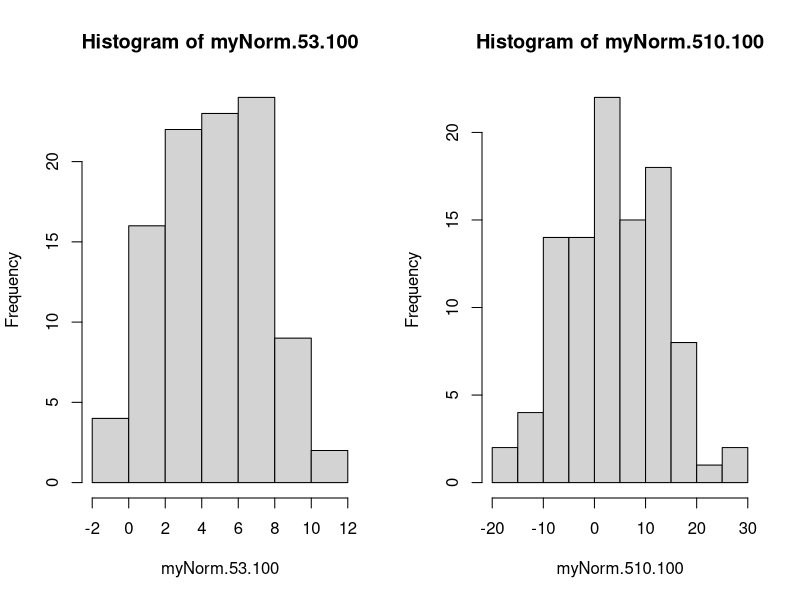
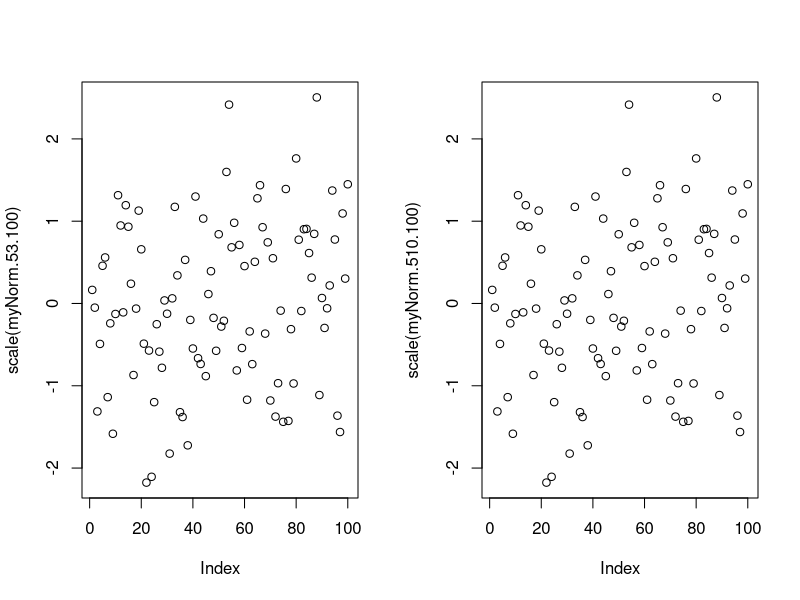
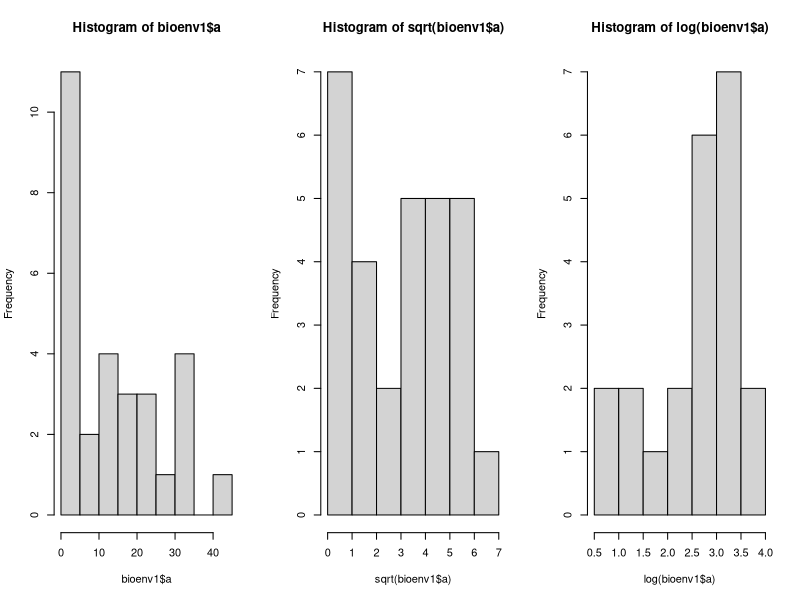
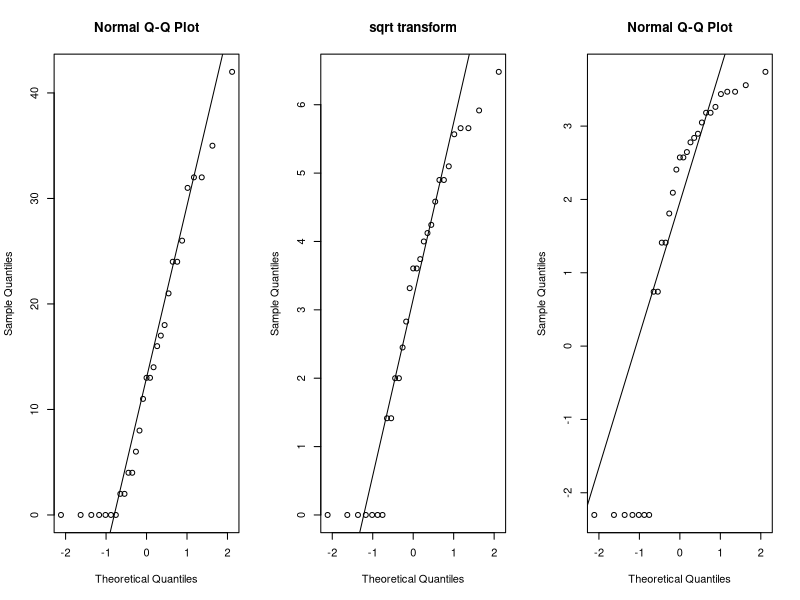
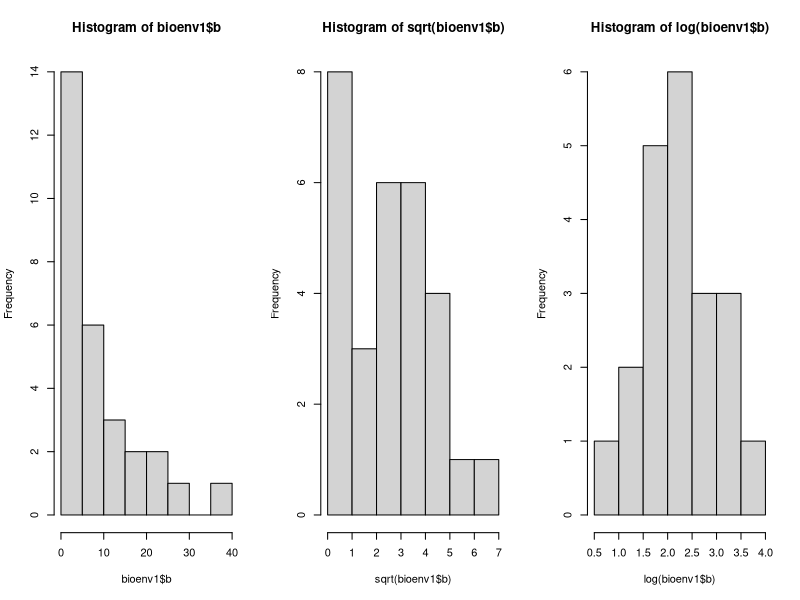
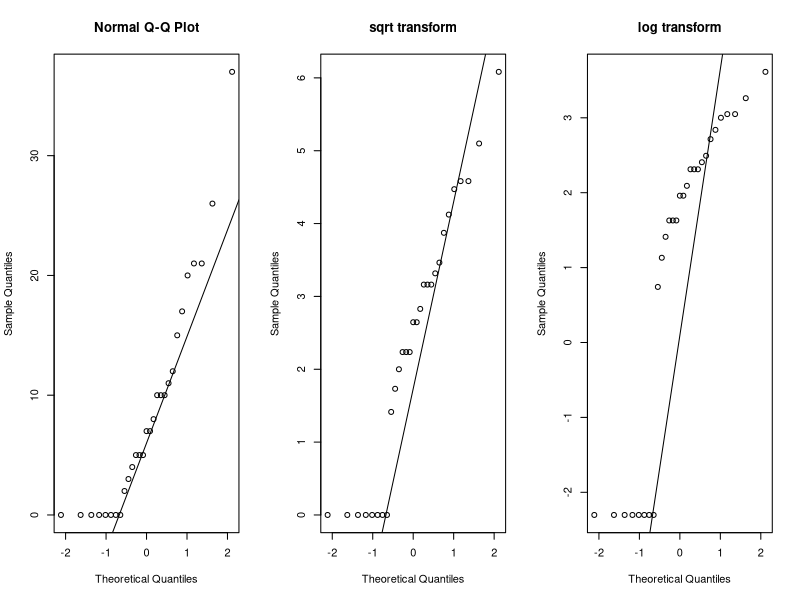
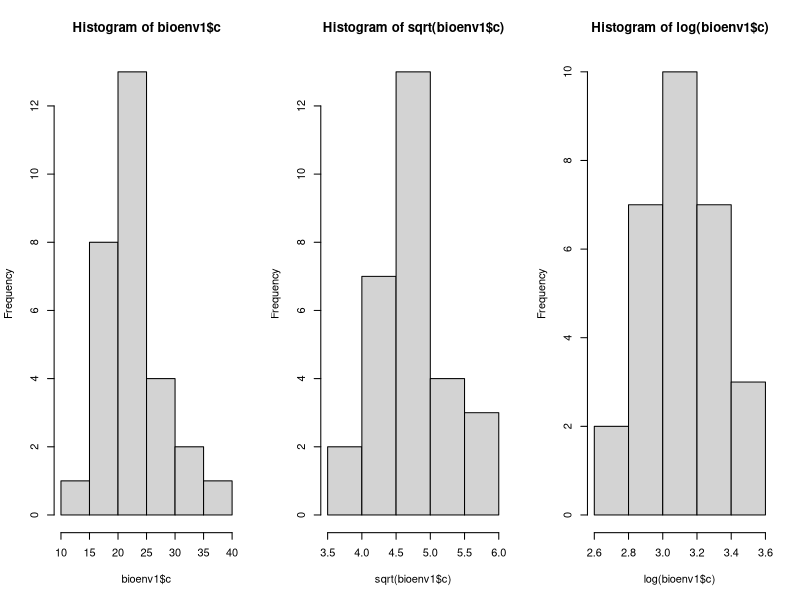
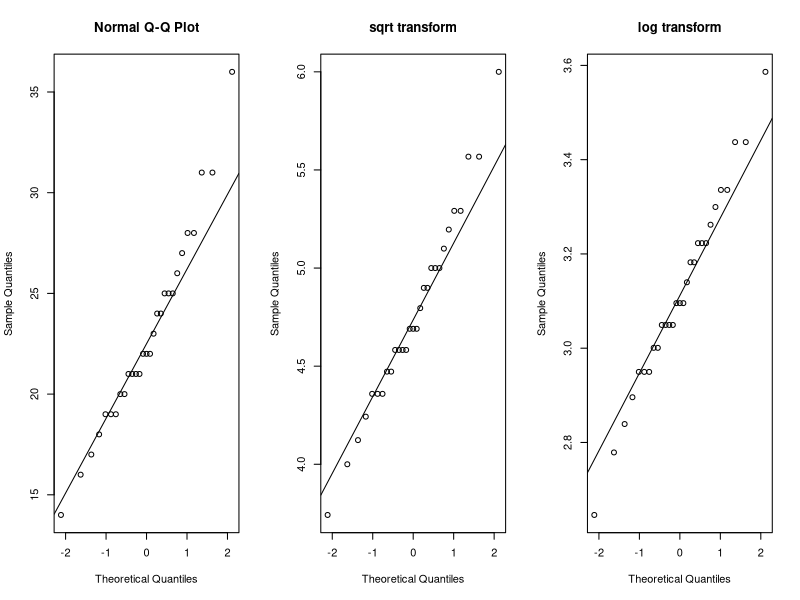

Write the R code that produced these figures, in order.
## ---- chunk 1
set.seed(10)

myNorm.01.100 <- rnorm(
  n = 100,  
  mean = 0, 
  sd = 1     
)
## ---- chunk 2
# calculate mean
myMean <- mean(myNorm.01.100)
# calculate median
myMedian <- median(myNorm.01.100)
# create mode function
MyMode <- function (x) {  
  x.round <- round(x,1)  
  x.table <- table(x.round) 
  mode <- x.table[x.table == max(x.table)] 
  return(mode)
} 
# calculate mode
myMode <- MyMode(myNorm.01.100)
# calculate variance
myVar <- var(myNorm.01.100)
# calculate standard deviation
mySD <- sd(myNorm.01.100)
# calculate range
myRange <- range(myNorm.01.100)
## ---- chunk 3
set.seed(10)
myNorm.53.100 <- rnorm(100, 5, 3)

set.seed(10)
myNorm.510.100 <- rnorm(100, 5, 10)

par(mfrow = c(1,2)) 
hist(myNorm.53.100)
hist(myNorm.510.100)
## ---- chunk 4
# calculate z-score for myNorm.53.100
myNorm.53.100.zscore <- (myNorm.53.100 - mean(myNorm.53.100)) / sd(myNorm.53.100)
scale(myNorm.53.100)
# calculate z-score for myNorm.510.100
myNorm.510.100.zscore <- (myNorm.510.100 - mean(myNorm.510.100)) / sd(myNorm.510.100)
scale(myNorm.510.100)

par(mfrow = c(1,2)) 
plot(scale(myNorm.53.100))
plot(scale(myNorm.510.100))
## ---- chunk 5
# 1.
bioenv1 <- read.csv(
  "statsI/bioenv-1.csv",
  header = T,
  sep = "\t", 
  row.names = 1)
bioenv1 <- bioenv1[bioenv1$a != "no data", ] # subsets dataframe by deleting lines with missing data
bioenv1$a <- as.integer(bioenv1$a)
## ---- chunk 6
# 2.
bioenv1.analysis <- data.frame()
for (i in 1:ncol(bioenv1)) {
  bioenv1.analysis[1,i] <- mean(bioenv1[,i])
  bioenv1.analysis[2,i] <- median(bioenv1[,i])
  bioenv1.analysis[3,i] <- MyMode(bioenv1[,i])
  bioenv1.analysis[4,i] <- var(bioenv1[,i])
  bioenv1.analysis[5,i] <- sd(bioenv1[,i])
}
rownames(bioenv1.analysis) <- (c("mean", "median", "mode", "var", "SD"))
colnames(bioenv1.analysis) <- colnames(bioenv1)

bioenv1.range <- list()
for (i in 1:ncol(bioenv1)) {
  bioenv1.range[[i]] <- range(bioenv1[,i])
}
## ---- chunk 7
# 3.

par(mfrow = c(1,3))
hist(bioenv1$a)
hist(sqrt(bioenv1$a))
hist(log(bioenv1$a)) # brings it closer to normal distribution

par(mfrow = c(1,3))
qqnorm(bioenv1$a)
qqline(bioenv1$a)
qqnorm(sqrt(bioenv1$a), main = "sqrt transform")
qqline(sqrt(bioenv1$a), main = "log transform")
qqnorm(log(bioenv1$a + 0.1))
qqline(log(bioenv1$a + 0.1))

# species "b"
par(mfrow = c(1,3))
hist(bioenv1$b)
hist(sqrt(bioenv1$b))
hist(log(bioenv1$b)) # brings it closer to normal distribution

par(mfrow = c(1,3))
qqnorm(bioenv1$b)
qqline(bioenv1$b)
qqnorm(sqrt(bioenv1$b), main = "sqrt transform")
qqline(sqrt(bioenv1$b))
qqnorm(log(bioenv1$b + 0.1), main = "log transform")
qqline(log(bioenv1$b + 0.1))

# species "c"
par(mfrow = c(1,3))
hist(bioenv1$c)
hist(sqrt(bioenv1$c))
hist(log(bioenv1$c)) # brings it closer to normal distribution

par(mfrow = c(1,3))
qqnorm(bioenv1$c)
qqline(bioenv1$c)
qqnorm(sqrt(bioenv1$c), main = "sqrt transform")
qqline(sqrt(bioenv1$c))
qqnorm(log(bioenv1$c + 0.1), main = "log transform")
qqline(log(bioenv1$c + 0.1))
## ---- chunk 8
for (i in 1:ncol(bioenv1)) {
  bioenv1.analysis[6,i] <- sd(bioenv1[,i])/mean(bioenv1[,i])
}
rownames(bioenv1.analysis) <- paste(c(rownames(bioenv1.analysis[1:(length(rownames(bioenv1.analysis))-1),]), "CV"), sep = "")
## ---- chunk 9
for (i in 1:ncol(bioenv1)) {
  bioenv1.analysis[7,i] <- prod(bioenv1[,i] + 1 )^(1/length(bioenv1[,i])) -1
}
rownames(bioenv1.analysis) <- paste(c(rownames(bioenv1.analysis[1:(length(rownames(bioenv1.analysis))-1),]), "g.mean"), sep = "")
